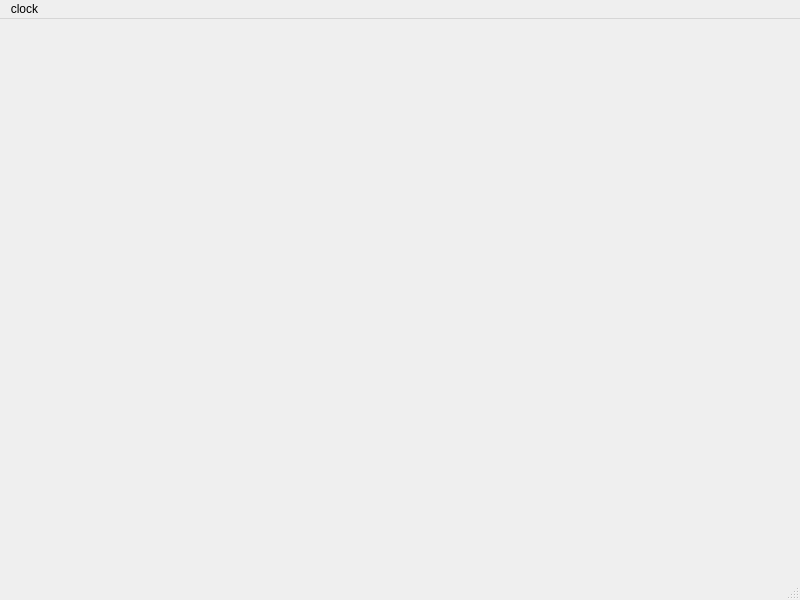
<?xml version="1.0" encoding="UTF-8"?>
<ui version="4.0">
 <class>MainWindow</class>
 <widget class="QMainWindow" name="MainWindow">
  <property name="geometry">
   <rect>
    <x>0</x>
    <y>0</y>
    <width>800</width>
    <height>600</height>
   </rect>
  </property>
  <property name="windowTitle">
   <string>MainWindow</string>
  </property>
  <widget class="QWidget" name="centralwidget"/>
  <widget class="QStatusBar" name="statusbar"/>
  <widget class="QMenuBar" name="menubar">
   <property name="geometry">
    <rect>
     <x>0</x>
     <y>0</y>
     <width>800</width>
     <height>17</height>
    </rect>
   </property>
   <widget class="QMenu" name="menuclock">
    <property name="title">
     <string>clock</string>
    </property>
   </widget>
   <addaction name="menuclock"/>
  </widget>
 </widget>
 <resources/>
 <connections/>
</ui>
